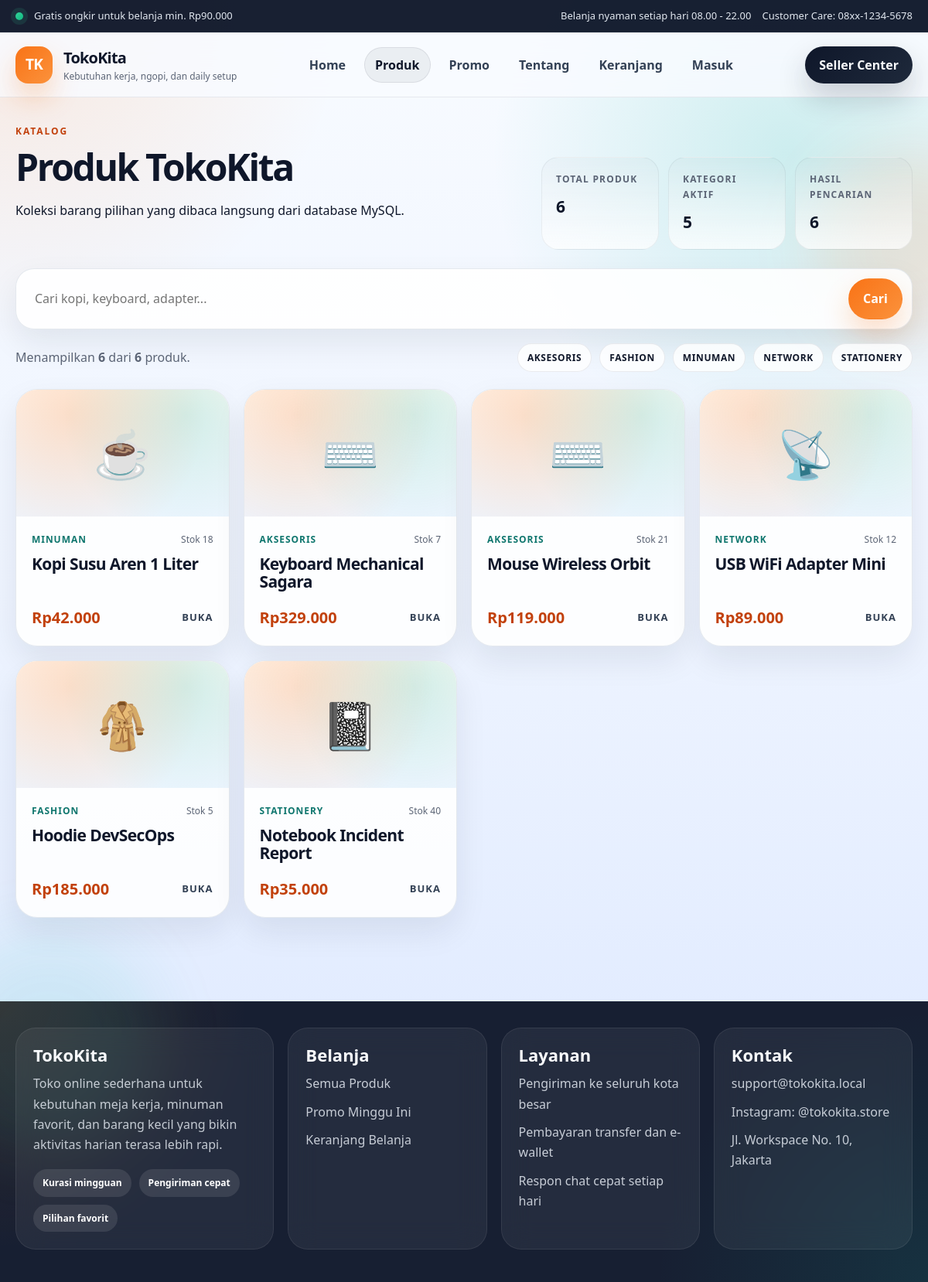
/products.php, run on the app's committed database.
### tables this page shows
CREATE TABLE IF NOT EXISTS products (
    id INT UNSIGNED AUTO_INCREMENT PRIMARY KEY,
    name VARCHAR(150) NOT NULL,
    price DECIMAL(12, 2) UNSIGNED NOT NULL,
    category VARCHAR(100) NOT NULL,
    stock INT UNSIGNED NOT NULL DEFAULT 0,
    description TEXT NOT NULL,
    created_at TIMESTAMP NOT NULL DEFAULT CURRENT_TIMESTAMP,
    updated_at TIMESTAMP NOT NULL DEFAULT CURRENT_TIMESTAMP ON UPDATE CURRENT_TIMESTAMP
);

### src/config/products.php (called while the page is built, shortened)
<?php
function format_rupiah(float $number): string { return 'Rp' . number_format($number, 0, ',', '.'); }
function product_image(string $category): string
{
    $images = ['Minuman' => '☕', 'Aksesoris' => '⌨️', 'Network' => '📡', 'Fashion' => '🧥', 'Stationery' => '📓'];
    return $images[$category] ?? '🛍️';
}

### src/products.php (the view, shortened to what this page needs)
<?php
require_once __DIR__ . '/config/products.php';
$page_title = 'Produk'; $q = trim((string) ($_GET['q'] ?? ''));
try {
    $pdo = database();
    $categories = $pdo->query('SELECT DISTINCT category FROM products ORDER BY category')->fetchAll(PDO::FETCH_COLUMN);
    $statement = $pdo->prepare('SELECT id, name, price, category, stock, description FROM products WHERE name LIKE :q OR category LIKE :q ORDER BY id');
    $statement->execute(['q' => '%' . $q . '%']); $products = $statement->fetchAll();
    $total_products = (int) $pdo->query('SELECT COUNT(*) FROM products')->fetchColumn();
} catch (RuntimeException $exception) { $products = []; $categories = []; $total_products = 0; $database_error = $exception->getMessage(); }
include __DIR__ . '/header.php';
?>
<main class="wrap page"><section class="page-hero"><div class="page-title"><p class="eyebrow">Katalog</p><h1>Produk TokoKita</h1><p>Koleksi barang pilihan yang dibaca langsung dari database MySQL.</p></div><div class="hero-metrics compact"><div class="metric-tile"><span>Total produk</span><strong><?= $total_products ?></strong></div><div class="metric-tile"><span>Kategori aktif</span><strong><?= count($categories) ?></strong></div><div class="metric-tile"><span>Hasil pencarian</span><strong><?= count($products) ?></strong></div></div></section>
<form class="search-box" method="GET"><input type="text" name="q" value="<?= htmlspecialchars($q) ?>" placeholder="Cari kopi, keyboard, adapter..."><button type="submit">Cari</button></form><div class="result-toolbar"><p class="result-count">Menampilkan <strong><?= count($products) ?></strong> dari <strong><?= $total_products ?></strong> produk.</p><div class="chip-row"><?php foreach ($categories as $category): ?><span class="chip"><?= htmlspecialchars($category) ?></span><?php endforeach; ?></div></div>
<div class="product-grid"><?php foreach ($products as $product): ?><a class="product-card" href="/product.php?id=<?= (int) $product['id'] ?>"><div class="product-image"><?= product_image($product['category']) ?></div><div class="product-info"><div class="product-meta"><span><?= htmlspecialchars($product['category']) ?></span><small>Stok <?= (int) $product['stock'] ?></small></div><h3><?= htmlspecialchars($product['name']) ?></h3><div class="price-row"><p><?= htmlspecialchars(format_rupiah((float) $product['price'])) ?></p><strong>Buka</strong></div></div></a><?php endforeach; ?></div>
</main><?php include __DIR__ . '/footer.php'; ?>

### data on the page
products: category "☕", category "MINUMAN", stock "18", name "Kopi Susu Aren 1 Liter", price "Rp42.000"
products: category "⌨️", category "AKSESORIS", stock "7", name "Keyboard Mechanical Sagara", price "Rp329.000"
products: category "⌨️", category "AKSESORIS", stock "21", name "Mouse Wireless Orbit", price "Rp119.000"
products: category "📡", category "NETWORK", stock "12", name "USB WiFi Adapter Mini", price "Rp89.000"
products: category "🧥", category "FASHION", stock "5", name "Hoodie DevSecOps", price "Rp185.000"
products: category "📓", category "STATIONERY", stock "40", name "Notebook Incident Report", price "Rp35.000"

### other printed values
$item["label"] "Home"
$item["label"] "Produk"
$item["label"] "Promo"
$item["label"] "Tentang"
$item["label"] "Keranjang"
$item["label"] "Masuk"
$total_products "6"
count($categories) "5"
count($products) "6"
$category "AKSESORIS"
$category "FASHION"
$category "MINUMAN"
$category "NETWORK"
$category "STATIONERY"
